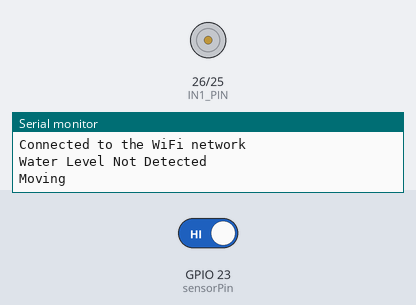
Bench run of a sketch on a simulated ESP32. On the bench: motor-driver pin pairs drawn as motors (green arrow = first pin HIGH = forward, orange = second pin HIGH = backward, longer = more drive), the last lines printed to the serial monitor. The test bench sets the inputs (shaded band); at power-on: GPIO 23 (sensorPin) HIGH. WiFi joins after 1.5 s; servers stay silent unless stated; uploads are accepted with an empty reply.

Above: at 2.7 s.
2.8 s: GPIO 23 (sensorPin) driven LOW
At 8.0 s:
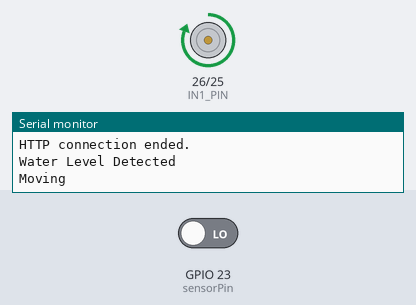
15.3 s: GPIO 23 (sensorPin) driven HIGH
At 20.8 s:
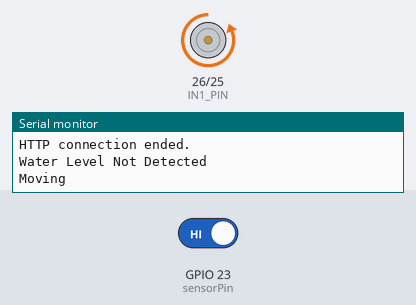
Timing chart, 0 to 33.8 s (numbered marks = the images above; inputs shaded):
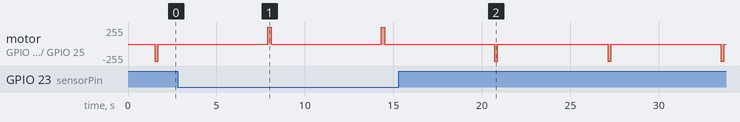

Measured:
- by itself, motor on GPIO 26 (IN1_PIN) / GPIO 25 (IN2_PIN): alternates backward 255/255 for 0.20 s and stopped for 6.2 s

The sketch:

watersense_iot.ino
```cpp
#include <WiFi.h>
#include <HTTPClient.h>

const int IN1_PIN = 26;                    // the Arduino pin connected to the IN1 pin L298N
const int IN2_PIN = 25;
const int sensorPin = 23;                    // the Arduino pin connected to the IN2 pin L298N
const char *ssid = "";   // The SSID (name) of the Wi-Fsi network you want to connect to
const char *ssidpassword = ""; // The password of the Wi-Fi network
const char *deviceID = "1";                 // random, different for each device

const char *serverPassword = "";   // random, needed for server authentification
const char *serverName = "https://apiIp:8000/api/water_senses";

bool isConnected = false;
int currentHeight = 0;
int currentWaterLevel = 0;
bool isThereWater = false;
int sensorValue;

void setup()
{
  // Code here reset and setup the detector to h0.
  pinMode(IN1_PIN, OUTPUT);
  pinMode(IN2_PIN, OUTPUT);
  pinMode(sensorPin, INPUT_PULLUP);
  // Move(false, 100);
  currentHeight = 0;
  Serial.begin(115200);
  connectToServer();
}

void loop()
{
  sensorValue = digitalRead(sensorPin);
  DetectWater();
  if (currentHeight < 100)
  {
    bool wasThereWater = isThereWater;
    Move(isThereWater, 1);
    DetectWater();
    if (wasThereWater == !isThereWater)
    {
      Serial.println("inverse");
      Move(isThereWater, 10);
    }
  }
  Serial.print("test toto");
  Serial.println(currentWaterLevel);
  sendInfoToServer();
  delay(5000);
}

void Move(bool isUp, int distance)
{
  Serial.println("Moving");
  const int time = distance * 200;
  if (isUp)
  {
    currentHeight += distance;
    if(currentHeight > 100) {
      currentHeight = 100;
    }
    digitalWrite(IN1_PIN, HIGH);
    digitalWrite(IN2_PIN, LOW);
  }
  else
  {
    currentHeight -= distance;
    if(currentHeight < 0) {
      currentHeight = 0;
    }
    digitalWrite(IN1_PIN, LOW);
    digitalWrite(IN2_PIN, HIGH);
  }
  delay(time);
  digitalWrite(IN1_PIN, LOW);
  digitalWrite(IN2_PIN, LOW);
  delay(1000);
  DetectWater();
  return;
}

void DetectWater()
{
  if (sensorValue == LOW) { // When the water level is detected (when the sensor reads LOW)
    Serial.println("Water Level Detected");
    currentWaterLevel = currentHeight;
    isThereWater = true;
  } else { // When the water level is not detected (when the sensor reads HIGH)
    Serial.println("Water Level Not Detected");
    isThereWater = false;
  }


  return;
}

void connectToServer()
{
  WiFi.begin(ssid, ssidpassword);

  while(WiFi.status() != WL_CONNECTED) {
    delay(500);
    Serial.println("Connection in progress");
  }
  Serial.println("Connected to the WiFi network");
  isConnected = true;
}

void sendInfoToServer()
{
  if (isConnected)
  {
    HTTPClient http;
    http.begin(String(serverName) + "/" + String(deviceID));
    http.addHeader("Content-Type", "application/merge-patch+json");
    char json[100];
    sprintf(json, "{\"water_level\":%d}", currentWaterLevel);
    int httpResponseCode = http.PATCH(json);

    if (httpResponseCode > 0) {
      Serial.print("HTTP Response code: ");
      Serial.println(httpResponseCode);

      String responsePayload = http.getString(); // Get the response payload
      Serial.print("Server Response: ");
      Serial.println(responsePayload);
    } else {
      Serial.print("HTTP Error: ");
      Serial.print(httpResponseCode);
      Serial.println(http.errorToString(httpResponseCode).c_str());
    }
    http.end();
    Serial.println("HTTP connection ended.");
  } else {
    Serial.println("Not connected to the WiFi network, trying to reconnect");
    connectToServer();
    if (isConnected)
    {
      sendInfoToServer();
    }
  }
}
```
